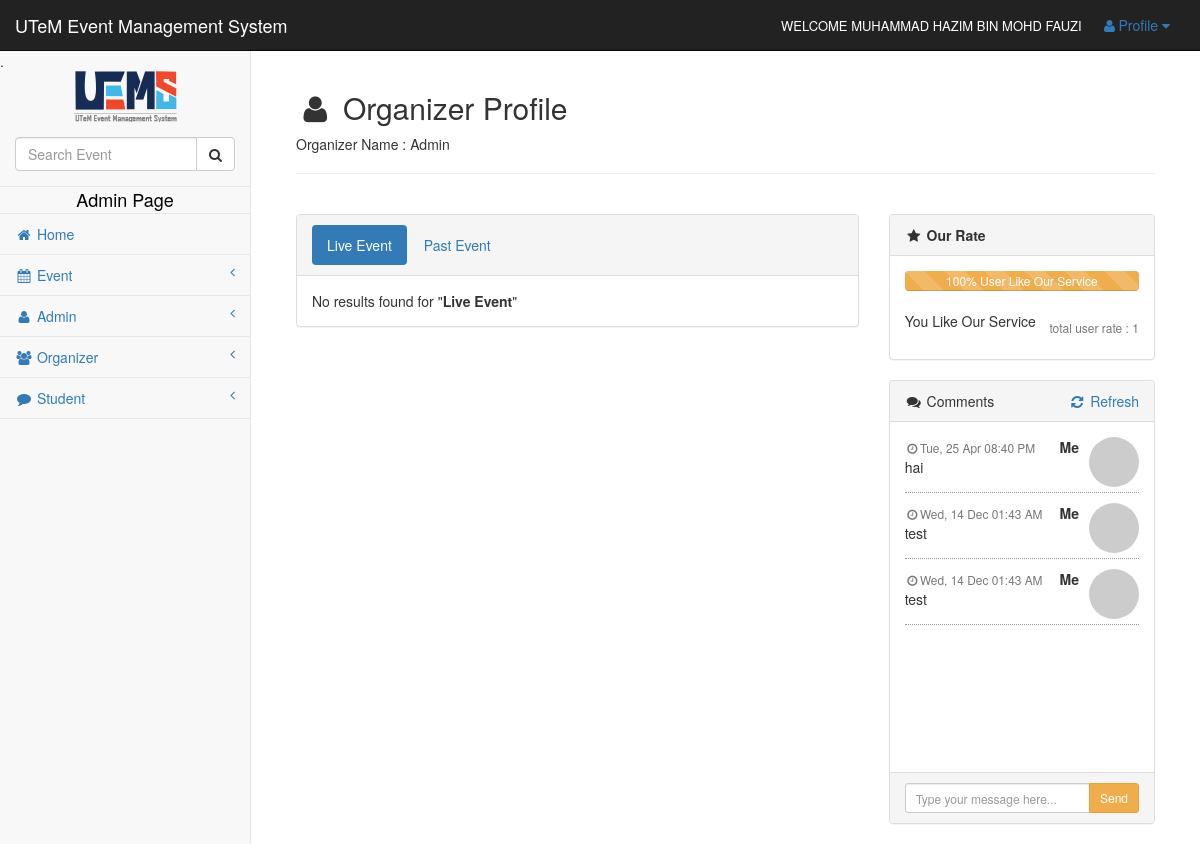
/user/admin/details_organizer.php?createdBy=A002 (signed in), run on the app's committed database.
### tables this page shows
CREATE TABLE `user` (
  `userId` varchar(20) NOT NULL,
  `name` varchar(60) NOT NULL,
  `icNum` varchar(12) NOT NULL,
  `password` longtext NOT NULL,
  `email` varchar(50) NOT NULL,
  `gender` varchar(10) NOT NULL,
  `address` varchar(100) NOT NULL,
  `phoneNum` varchar(20) NOT NULL,
  `yearLevel` varchar(20) NOT NULL,
  `level` varchar(10) NOT NULL,
  `status` varchar(10) NOT NULL
);

CREATE TABLE `rate` (
  `rateId` int(11) NOT NULL,
  `createdBy` varchar(20) NOT NULL,
  `userId` varchar(20) NOT NULL,
  `rate` varchar(20) NOT NULL
);

CREATE TABLE `comment` (
  `commentId` int(11) NOT NULL,
  `createdBy` varchar(20) NOT NULL,
  `userId` varchar(20) NOT NULL,
  `comment` longtext NOT NULL,
  `commentTime` datetime NOT NULL
);

### user/admin/session.php (called while the page is built, shortened)
<?php
$session_id=$_SESSION['id'];
?>

### user/admin/comments.php (the view, shortened to what this page needs)
<div class="chat-panel panel panel-default">
  <div class="panel-heading"> <i class="fa fa-comments fa-fw"></i> Comments
    <div class="btn-group pull-right"> <a href="details_organizer.php<?php echo '?createdBy='.$createdBy; ?>"> <i class="fa fa-refresh fa-fw"></i> Refresh </a> </div>
  </div>
  <div class="panel-body">
    <ul class="chat">
      <?php  $comment_query=mysql_query("SELECT * FROM comment WHERE createdBy = '$createdBy' ORDER BY commentTime DESC ")or die(mysql_error());
				for($i=1; $i<$rowC=mysql_fetch_assoc($comment_query); $i++){
					if($rowC['userId'] != $session_id){?>
      <li class="left clearfix"> <span class="chat-img pull-left"> <img src="http://placehold.it/50/55C1E7/fff" alt="User Avatar" class="img-circle" /> </span>
        <div class="chat-body clearfix">
          <div class="header"> <strong class="primary-font"><?php echo $rowC['userId']; ?></strong> <small class="pull-right text-muted"> <i class="fa fa-clock-o fa-fw"></i><?php echo date('D, d M h:i A',strtotime($rowC['commentTime'])); ?></small> </div>
          <p><?php echo $rowC['comment']; ?></p>
        </div>
      </li>
      <?php } else { ?>
      <li class="right clearfix"> <span class="chat-img pull-right"> <img src="http://placehold.it/50/FA6F57/fff" alt="User Avatar" class="img-circle" /> </span>
        <div class="chat-body clearfix">
          <div class="header"> <small class=" text-muted"> <i class="fa fa-clock-o fa-fw"></i><?php echo date('D, d M h:i A',strtotime($rowC['commentTime'])); ?></small> <strong class="pull-right primary-font">Me</strong> </div>
          <p><?php echo $rowC['comment']; ?></p>
        </div>
      </li>
      <?php }}?>
    </ul>
  </div>
  <div class="panel-footer">
    <form  method="POST" action="save_comment.php" enctype="multipart/form-data">
      <div class="input-group">
        <input type="text"   id="btn-input" name="comment" class="form-control input-sm" placeholder="Type your message here..." />
        <span class="input-group-btn">
        <button name="submit" type="submit" class="btn btn-warning btn-sm" id="btn-chat"> Send </button>
        </span> </div>
    </form>
  </div>
</div>

### user/admin/admin_top_navbar.php (shortened to what this page needs)
<div id="wrapper">
<nav class="navbar navbar-inverse navbar-static-top" role="navigation" style="margin-bottom: 0">
<div class="navbar-header">
  <a class="navbar-brand" href="index.php">UTeM Event Management System</a> </div>
<ul class="nav navbar-top-links navbar-right">
  <li class ="text">
    <p><font size="2" color="white">WELCOME
      <?php
						$query = mysql_query("select name from user where userId = '$session_id'")or die(mysql_error());
						$row=mysql_fetch_array($query);
						echo $row[0];
						?>
      </font></p>
  </li>
  <li class="dropdown"> <a class="dropdown-toggle" data-toggle="dropdown" href="#"> <i class="fa fa-user fa-fw"></i>Profile <i class="fa fa-caret-down"></i> </a>
  </li>
</ul>

### user/admin/details_organizer.php (shortened to what this page needs)
<?php
include('header.php');
include('session.php');
include('admin_top_navbar.php');
include('admin_sidebar.php');
$createdBy = $_GET['createdBy'];
$query=mysql_query("SELECT * FROM user WHERE userId = '$createdBy' ")or die(mysql_error());
$organizer=mysql_fetch_assoc($query);
?>
<div id="page-wrapper">
<div class="container-fluid">
  <div class="row">
    <div class="col-lg-12">
      <div class="page-header">
        <p>
        <h2><i class="fa fa-user fa-fw"></i> Organizer Profile</h2>
        Organizer Name : <?php echo $organizer['name']; ?>
        </p>
      </div>
    </div>
  </div>
  <div class="row">
    <div class="col-lg-8"><br/>
      <div class="panel panel-default">
        <div class="panel-heading">
          <ul class="nav nav-pills">
            <li class="active"><a href="#liveEvent" data-toggle="tab">Live Event</a> </li>
            <li><a href="#pastEvent" data-toggle="tab">Past Event</a> </li>
          </ul>
        </div>
        <div class="panel-body">
          <div class="tab-content">
            <div class="tab-pane fade in active" id="liveEvent">
              <?php  $user_query=mysql_query("SELECT * FROM event WHERE createdBy = '$createdBy' AND eventStatus = 'Validated' AND startDate >= '$now' ORDER BY startDate DESC ")or die(mysql_error());
			  $num_row = mysql_num_rows($user_query);
					if($num_row == 0){
					echo "No results found for \"<b>Live Event</b>\"";
					}else{
									for($i=1; $i<$row=mysql_fetch_assoc($user_query); $i++){
										$id=$row['eventId'];
										$image='../../upload/'.$row['eventBanner'];
										$imageData = base64_encode(file_get_contents($image));
										$src = 'data: '.mime_content_type($image).';base64,'.$imageData;
										?>
              <div class="panel panel-default">
                <div class="panel-heading"> <strong><?php echo $row['eventTitle']; ?></strong> </div>
                <div class="panel-body">
                  <div class="col-lg-6"><?php echo '<img width="250" height="100" src="' . $src . '">'; ?> </div>
                  <div class="col-lg-6">
                    <p><strong><?php echo date('D, d M Y',strtotime($row['startDate'])); ?></strong><?php echo date(' h:i A ', strtotime($row['startTime'])); ?> </p>
                    <p><?php echo $row['eventTitle']; ?><br/>
                      <?php echo $row['eventCategory']; ?></p>
                    <p><?php echo $row['eventLocation']; ?> </p>
                  </div>
                </div>
              </div>
              <?php }}?>
            </div>
          </div>
        </div>
      </div>
    </div>
    <br/>
    <div class="col-lg-4">
      <?php include('rate.php'); ?>
      <?php include('comments.php'); ?>
    </div>
  </div>
</div>
</body>
</html>

### user/admin/rate.php (shortened to what this page needs)
<?php  $like_query=mysql_query("SELECT COUNT(rateId) FROM rate WHERE createdBy = '$createdBy' AND rate = 'Like'")or die(mysql_error());
	   $rowLike=mysql_fetch_array($like_query);
	   $unike_query=mysql_query("SELECT COUNT(rateId) FROM rate WHERE createdBy = '$createdBy' AND rate = 'Unlike'")or die(mysql_error());
	   $rowUnlike=mysql_fetch_array($unike_query);
	   $total_rate=$rowLike[0]+$rowUnlike[0];
	   if($total_rate==0){
		   $rate=0;
	   }else{
	   	   $rate=($rowLike[0]/$total_rate)*100;
	   }?>
<div class="panel panel-default">
  <div class="panel-heading">
  	<i class="fa fa-star fa-fw"></i>
    <strong>Our Rate</strong>
  </div>
  <div class="panel-body">
    <div class="progress progress-striped active">
      <div class="progress-bar progress-bar-warning" role="progressbar" aria-valuenow="40" aria-valuemin="0" aria-valuemax="100" style="width:<?php echo $rate; ?>%"> <?php echo round($rate); ?><span>% User Like Our Service</span>
      </div>
    </div>
    <?php $user_query=mysql_query("SELECT * FROM rate WHERE createdBy = '$createdBy'")or die(mysql_error());
	   	  $row=mysql_fetch_array($user_query);
          if($row['userId']==$session_id){
			 echo "You ".$row['rate']." Our Service";
		  }else{?>
    <a  title="Click To Rate" id="<?php echo $createdBy; ?>"  data-toggle="modal" data-target="#rate<?php echo $createdBy; ?>">Rate Now <i class="fa fa-thumbs-o-up fa-2x"></i></a>
            <?php include('rate_now.php');} ?>
    <span class="pull-right text-muted"><h6>total user rate : <?php echo $total_rate; ?> </h6></span>
  </div>
</div>

### data on the page
user: name "MUHAMMAD HAZIM BIN MOHD FAUZI"
user: name "Admin"
rate: rate "Like"
comment: commentTime "Tue, 25 Apr 08:40 PM", comment "hai"
comment: commentTime "Wed, 14 Dec 01:43 AM", comment "test"
comment: commentTime "Wed, 14 Dec 01:43 AM", comment "test"

### other printed values
$rate "100"
$total_rate "1"
